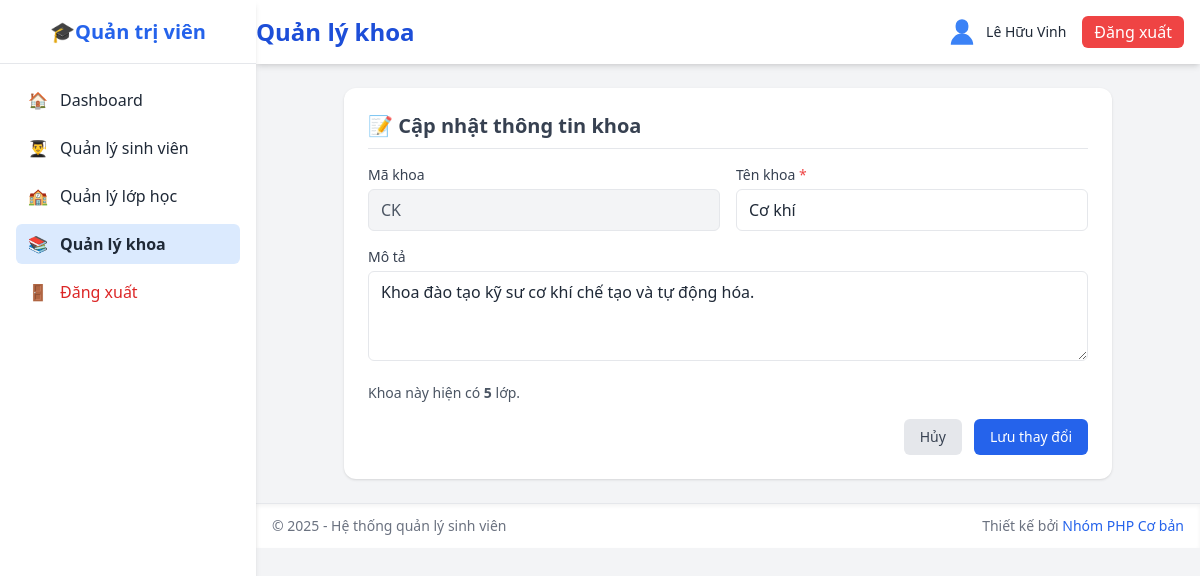
Screenshot of /admin/faculty_edit.php?makhoa=CK (signed in) with the database file from the repository.
### tables this page shows
CREATE TABLE `khoa` (
  `makhoa` varchar(20) NOT NULL,
  `tenkhoa` varchar(100) NOT NULL,
  `mota` text DEFAULT NULL
);

### database/pdo.php (called while the page is built, shortened)
<?php
class DB
{
    private static $pdo = null;
    private static function connect_pdo(): \PDO
    {
        $host = DB_HOST;
        $user = DB_USERNAME;
        $pass = DB_PASSWORD;
        $db   = DB_NAME;
        $charset = DB_CHARSET;
        $dsn = "mysql:host={$host};dbname={$db};charset={$charset}";
        try {
            $options = [
                \PDO::ATTR_ERRMODE => \PDO::ERRMODE_EXCEPTION,
                \PDO::ATTR_DEFAULT_FETCH_MODE => \PDO::FETCH_ASSOC,
                \PDO::ATTR_EMULATE_PREPARES => false,
            ];
            return new \PDO($dsn, $user, $pass, $options);
        } catch (\PDOException $e) {
            die('Kết nối PDO thất bại: ' . $e->getMessage());
        }
    }
    private static function init()
    {
        if (self::$pdo === null) {
            self::$pdo = self::connect_pdo();
        }
    }
    public static function getPdo()
    {
        return self::$pdo;
    }
    public static function selectOne(string $sql, array $params = []): ?array
    {
        $stmt = self::getPdo()->prepare($sql);
        $stmt->execute($params);
        $row = $stmt->fetch();
        return $row === false ? null : $row;
    }
}

### admin/faculty_edit.php (the view, shortened to what this page needs)
<?php
$makhoa = trim($_GET['makhoa'] ?? '');
$khoa = DB::selectOne('
    SELECT k.*, COUNT(l.malop) as solop
    FROM khoa k
    LEFT JOIN lop l ON k.makhoa = l.makhoa
    WHERE k.makhoa = :makhoa
    GROUP BY k.makhoa',
    ['makhoa' => $makhoa]
);
include('../includes/sidebar.php');
include('../includes/header.php');
?>
<div class="bg-white shadow rounded-xl p-6 max-w-3xl mx-auto">
    <h3 class="text-xl font-semibold mb-4 text-gray-700 border-b pb-2">📝 Cập nhật thông tin khoa</h3>
    <form action="faculty_edit_process.php" method="POST" class="space-y-4">
        <div class="grid grid-cols-1 sm:grid-cols-2 gap-4">
            <div>
                <label class="block text-sm font-medium text-gray-700 mb-1">Mã khoa</label>
                <div class="w-full border rounded-md px-3 py-2 bg-gray-100 text-gray-600">
                    <?php echo htmlspecialchars($khoa['makhoa']); ?>
                </div>
            </div>
            <div>
                <label class="block text-sm font-medium text-gray-700 mb-1">Tên khoa <span class="text-red-500">*</span></label>
                <input type="text" name="tenkhoa" required maxlength="100"
                       value="<?php echo htmlspecialchars($khoa['tenkhoa']); ?>"
                       class="w-full border rounded-md px-3 py-2 focus:ring-2 focus:ring-blue-400 outline-none"
                       placeholder="Tối đa 100 ký tự">
            </div>
            <div class="sm:col-span-2">
                <label class="block text-sm font-medium text-gray-700 mb-1">Mô tả</label>
                <textarea name="mota" rows="3"
                          class="w-full border rounded-md px-3 py-2 focus:ring-2 focus:ring-blue-400 outline-none"
                          placeholder="Mô tả thêm về khoa (không bắt buộc)"><?php echo htmlspecialchars($khoa['mota'] ?? ''); ?></textarea>
            </div>
            <div class="sm:col-span-2">
                <p class="text-sm text-gray-600">
                    Khoa này hiện có <strong><?php echo $khoa['solop']; ?></strong> lớp.
                </p>
            </div>
        </div>
        <div class="flex justify-end gap-3 mt-6">
            <a href="faculty_list.php" class="bg-gray-200 hover:bg-gray-300 text-gray-700 px-4 py-2 rounded-md text-sm">Hủy</a>
            <button type="submit" class="bg-blue-600 hover:bg-blue-700 text-white px-4 py-2 rounded-md text-sm">Lưu thay đổi</button>
        </div>
    </form>
</div>
<?php include('../includes/footer.php'); ?>

### rows the page displays
khoa: makhoa "CK", tenkhoa "Cơ khí", mota "Khoa đào tạo kỹ sư cơ khí chế tạo và tự động hóa."

### other values shown
$page_title "Quản lý khoa"
$_SESSION['fullname'] "Lê Hữu Vinh"
$khoa['solop'] "5"
